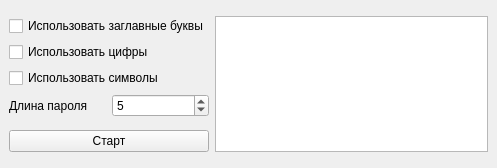
<?xml version="1.0" encoding="UTF-8"?>
<ui version="4.0">
 <class>MainWindow</class>
 <widget class="QMainWindow" name="MainWindow">
  <property name="geometry">
   <rect>
    <x>0</x>
    <y>0</y>
    <width>497</width>
    <height>168</height>
   </rect>
  </property>
  <property name="windowTitle">
   <string>Генератор паролей</string>
  </property>
  <widget class="QWidget" name="centralwidget">
   <layout class="QGridLayout" name="gridLayout_2">
    <item row="0" column="0">
     <layout class="QGridLayout" name="gridLayout">
      <item row="0" column="0" colspan="2">
       <widget class="QCheckBox" name="checkBox">
        <property name="text">
         <string>Использовать заглавные буквы</string>
        </property>
       </widget>
      </item>
      <item row="1" column="0" colspan="2">
       <widget class="QCheckBox" name="checkBox_2">
        <property name="text">
         <string>Использовать цифры</string>
        </property>
       </widget>
      </item>
      <item row="2" column="0" colspan="2">
       <widget class="QCheckBox" name="checkBox_3">
        <property name="text">
         <string>Использовать символы</string>
        </property>
       </widget>
      </item>
      <item row="3" column="0">
       <widget class="QLabel" name="label">
        <property name="text">
         <string>Длина пароля</string>
        </property>
       </widget>
      </item>
      <item row="3" column="1">
       <widget class="QSpinBox" name="spinBox">
        <property name="minimum">
         <number>1</number>
        </property>
        <property name="value">
         <number>5</number>
        </property>
       </widget>
      </item>
     </layout>
    </item>
    <item row="1" column="0">
     <widget class="QPushButton" name="pushButton">
      <property name="text">
       <string>Старт</string>
      </property>
     </widget>
    </item>
    <item row="0" column="1" rowspan="2">
     <widget class="QTextEdit" name="textEdit">
      <property name="readOnly">
       <bool>true</bool>
      </property>
     </widget>
    </item>
   </layout>
  </widget>
 </widget>
 <resources/>
 <connections/>
</ui>
